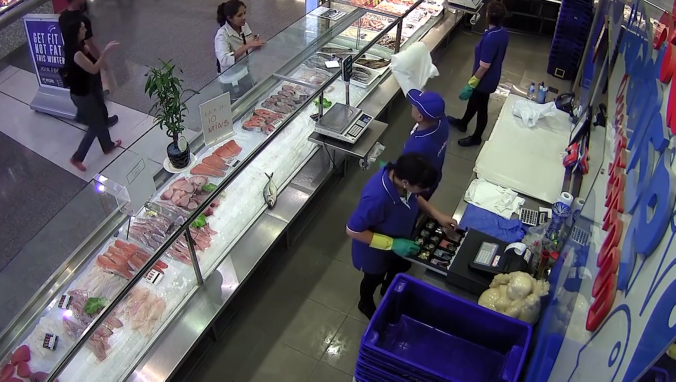
#> input picture data/raw/cctv/cctv1.png, 1351 x 763 px (shown at 1/2 size)
$ python crop.py
#> lines starting #> are read from the running program, lines starting #| are printed output that depends on the picture
from __future__ import annotations
import json, os, io, hashlib
from dataclasses import dataclass
from pathlib import Path
from typing import List, Dict, Optional, Sequence, Union, Tuple

import numpy as np
from PIL import Image
import cv2


@dataclass
class FaceBox:
    """Bounding box in absolute pixels."""
    x1: float
    y1: float
    x2: float
    y2: float
    score: Optional[float] = None


def _to_numpy_rgb(image: Union[str, bytes, np.ndarray, Image.Image]) -> Tuple[np.ndarray, Optional[str]]:
    """
    Accepts: file path, bytes, numpy array (HWC), or PIL Image.
    Returns: RGB uint8 numpy array and best-effort image_id (may be None).
    """
#> called with image = 'data/raw/cctv/cctv1.png'
    image_id = None
    if isinstance(image, str):  # path
        p = Path(image)
        if p.is_dir():
            raise ValueError(f"Expected an image file, got directory: {p}")
        image_id = p.stem
        img = Image.open(p).convert("RGB")
        return np.array(img), image_id
    if isinstance(image, bytes):
        image_id = hashlib.sha1(image).hexdigest()[:16]
        file_bytes = np.frombuffer(image, dtype=np.uint8)
        bgr = cv2.imdecode(file_bytes, cv2.IMREAD_COLOR)
        if bgr is None:
            raise ValueError("Could not decode image bytes.")
        rgb = cv2.cvtColor(bgr, cv2.COLOR_BGR2RGB)
        return rgb, image_id
    if isinstance(image, Image.Image):
        return np.array(image.convert("RGB")), image_id
    if isinstance(image, np.ndarray):
        arr = image
        if arr.ndim != 3 or arr.shape[2] != 3:
            raise ValueError("Expected HxWx3 image array.")
        return arr.copy(), image_id
    raise TypeError("Unsupported image type; pass path, bytes, numpy array, or PIL.Image.")


def _xywh_to_xyxy(x: float, y: float, w: float, h: float) -> Tuple[float, float, float, float]:
    return x, y, x + w, y + h


def _clip_box(box: FaceBox, H: int, W: int) -> FaceBox:
    return FaceBox(
        x1=max(0, min(W - 1, box.x1)),
        y1=max(0, min(H - 1, box.y1)),
        x2=max(0, min(W - 1, box.x2)),
        y2=max(0, min(H - 1, box.y2)),
        score=box.score,
    )


def _expand_box(box: FaceBox, H: int, W: int, pad: float) -> FaceBox:
    """Expand box by pad fraction (e.g., 0.2 adds 20% margin on each side)."""
    cx = (box.x1 + box.x2) / 2.0
    cy = (box.y1 + box.y2) / 2.0
    bw = (box.x2 - box.x1)
    bh = (box.y2 - box.y1)
    bw2 = bw * (1 + pad * 2)
    bh2 = bh * (1 + pad * 2)
    x1 = cx - bw2 / 2.0
    y1 = cy - bh2 / 2.0
    x2 = cx + bw2 / 2.0
    y2 = cy + bh2 / 2.0
    return _clip_box(FaceBox(x1, y1, x2, y2, score=box.score), H, W)


def _align_by_5pts(img_rgb: np.ndarray, landmarks: np.ndarray, out_size: int) -> np.ndarray:
    """
    landmarks: np.ndarray shape (5,2) in (x,y) order for [left_eye, right_eye, nose, left_mouth, right_mouth]
    Uses a canonical ArcFace template for similarity transform.
    """
    ref_112 = np.array([
        [38.2946, 51.6963],
        [73.5318, 51.5014],
        [56.0252, 71.7366],
        [41.5493, 92.3655],
        [70.7299, 92.2041],
    ], dtype=np.float32)
    if out_size != 112:
        ref = ref_112 * (out_size / 112.0)
    else:
        ref = ref_112

    src = landmarks.astype(np.float32)
    M, _ = cv2.estimateAffinePartial2D(src, ref, method=cv2.LMEDS)
    if M is None:
        h, w, _ = img_rgb.shape
        side = min(h, w)
        y0 = (h - side) // 2
        x0 = (w - side) // 2
        crop = img_rgb[y0:y0+side, x0:x0+side]
        return cv2.resize(crop, (out_size, out_size), interpolation=cv2.INTER_AREA)
    return cv2.warpAffine(img_rgb, M, (out_size, out_size), flags=cv2.INTER_LINEAR, borderMode=cv2.BORDER_REPLICATE)


class FaceCropSaver:
    """
    Prepare face crops (aligned or simple crops) for Super-Resolution training/inference.
    """
    def __init__(
        self,
        output_dir: str,
        crop_size: int = 128,
        padding: float = 0.25,
        bbox_mode: str = "xyxy",   # or "xywh"
        align: bool = True,
        image_format: str = "png", # "png" or "jpg"
        manifest_name: str = "manifest.jsonl",
    ):
        # Make absolute and create
        self.output_dir = Path(output_dir).expanduser().resolve()
        self.output_dir.mkdir(parents=True, exist_ok=True)

        self.crop_size = int(crop_size)
        self.padding = float(padding)
        assert bbox_mode in ("xyxy", "xywh")
        self.bbox_mode = bbox_mode
        self.align = bool(align)
        self.image_format = image_format.lower()
        assert self.image_format in ("png", "jpg", "jpeg")
        self.manifest_path = (self.output_dir / manifest_name)

        # open manifest in append mode
        self._manifest_f = open(self.manifest_path, "a", encoding="utf-8")

    def close(self):
        try:
            self._manifest_f.close()
        except Exception:
            pass

    def __del__(self):
        self.close()

    def _normalize_boxes(self, boxes: Sequence[Union[FaceBox, Sequence[float], Dict]]) -> List[FaceBox]:
        norm: List[FaceBox] = []
        for b in boxes:
            if isinstance(b, FaceBox):
                norm.append(b)
            elif isinstance(b, dict):
                if self.bbox_mode == "xyxy":
                    norm.append(FaceBox(b["x1"], b["y1"], b["x2"], b["y2"], b.get("score")))
                else:
                    x, y, w, h = b["x"], b["y"], b["w"], b["h"]
                    x1, y1, x2, y2 = _xywh_to_xyxy(x, y, w, h)
                    norm.append(FaceBox(x1, y1, x2, y2, b.get("score")))
            else:
                # assume sequence
                if self.bbox_mode == "xyxy":
                    x1, y1, x2, y2 = b[:4]
                    score = b[4] if len(b) > 4 else None
                    norm.append(FaceBox(x1, y1, x2, y2, score))
                else:
                    x, y, w, h = b[:4]
                    score = b[4] if len(b) > 4 else None
                    x1, y1, x2, y2 = _xywh_to_xyxy(x, y, w, h)
                    norm.append(FaceBox(x1, y1, x2, y2, score))
        return norm

    def process_image(
        self,
        image: Union[str, bytes, np.ndarray, Image.Image],
        boxes: Sequence[Union[FaceBox, Sequence[float], Dict]],
        landmarks_5pts: Optional[Sequence[np.ndarray]] = None,
        image_id: Optional[str] = None,
        subdir_by_image: bool = True,
        extra_meta: Optional[Dict] = None,
    ) -> List[str]:
        """
        Returns list of saved crop paths.
        - landmarks_5pts: list with shape (num_faces, 5, 2) arrays if align=True
        """
        rgb, auto_id = _to_numpy_rgb(image)
#> auto_id = 'cctv1'
        if image_id is None:
            image_id = auto_id or hashlib.sha1(rgb.tobytes()).hexdigest()[:16]
#> image_id = 'cctv1'

        H, W, _ = rgb.shape
#> H = 763; W = 1351
        boxes_norm = self._normalize_boxes(boxes)

        if self.padding > 0:
            boxes_norm = [_expand_box(b, H, W, self.padding) for b in boxes_norm]
        else:
            boxes_norm = [_clip_box(b, H, W) for b in boxes_norm]

        # choose save directory
        save_dir = self.output_dir / image_id if subdir_by_image else self.output_dir
        save_dir.mkdir(parents=True, exist_ok=True)

        saved_paths: List[str] = []
        for idx, box in enumerate(boxes_norm):
            x1, y1, x2, y2 = [int(round(v)) for v in (box.x1, box.y1, box.x2, box.y2)]
            crop = rgb[y1:y2, x1:x2]

            if crop.size == 0:
                continue

            if self.align and landmarks_5pts is not None and idx < len(landmarks_5pts) and landmarks_5pts[idx] is not None:
                out_img = _align_by_5pts(rgb, landmarks_5pts[idx], out_size=self.crop_size)
                aligned_flag = True
            else:
                out_img = cv2.resize(crop, (self.crop_size, self.crop_size), interpolation=cv2.INTER_AREA)
                aligned_flag = False

            filename = f"{image_id}_face{idx:03d}.{self.image_format}"
            out_path = save_dir / filename

            if self.image_format in ("jpg", "jpeg"):
                bgr = cv2.cvtColor(out_img, cv2.COLOR_RGB2BGR)
                cv2.imwrite(str(out_path), bgr, [int(cv2.IMWRITE_JPEG_QUALITY), 95])
            else:
                Image.fromarray(out_img).save(out_path)

            saved_paths.append(str(out_path))

            row = {
                "image_id": image_id,
                "source_path": str(image) if isinstance(image, (str, Path)) else None,
                "saved_path": str(out_path),
                "bbox": {"x1": float(box.x1), "y1": float(box.y1), "x2": float(box.x2), "y2": float(box.y2)},
                "score": box.score,
                "aligned": aligned_flag,
                "crop_size": self.crop_size,
                "padding": self.padding,
                "bbox_mode_input": self.bbox_mode,
            }
            if landmarks_5pts is not None and idx < len(landmarks_5pts) and landmarks_5pts[idx] is not None:
                row["landmarks_5pts"] = np.asarray(landmarks_5pts[idx], dtype=float).tolist()
            if extra_meta:
                row["meta"] = extra_meta

            self._manifest_f.write(json.dumps(row, ensure_ascii=False) + "\n")
            self._manifest_f.flush()
#> this loop made 1 pass
#> filename on pass 1: 'cctv1_face000.png'
#> pass 1, in process_image, `crop = rgb[y1:y2, x1:x2]`:
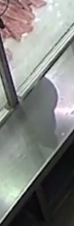
#> crop: shape (226, 74, 3); mean R, G, B 128.3, 129.3, 126
#> pass 1, in process_image, `out_img = cv2.resize(crop, (self.crop_size, self.crop_size), interpola..`:
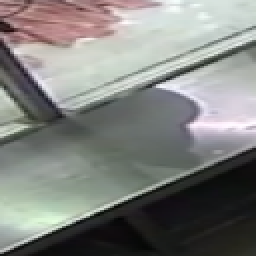
#> out_img: shape (128, 128, 3) (shown 2 times larger); mean R, G, B 128.3, 129.3, 126
#> after the loop, saved_paths = 1 item

        return saved_paths


if __name__ == "__main__":
    # Build paths relative to the project root (.. from src/detection → src → project)
    PROJECT_ROOT = Path(__file__).resolve().parents[2]

    # NOTE: put your real image under the project data folder (writable)
    image_path = PROJECT_ROOT / "data" / "raw" / "cctv" / "cctv1.png"

    bboxes_xyxy = [
        (400, 500, 450, 650, 0.98)  # x1,y1,x2,y2,score
    ]

    # WRITE TO A WRITABLE PATH (no leading slash)
    saver = FaceCropSaver(
        output_dir=PROJECT_ROOT / "data" / "interim" / "face_crops",
        crop_size=128,
        padding=0.25,
        bbox_mode="xyxy",
        align=False,
        image_format="png",
    )

    out_paths = saver.process_image(
        image=str(image_path),
        boxes=bboxes_xyxy,
        image_id=None,
        subdir_by_image=True,
        extra_meta={"camera": "A1", "ts": "2025-10-27T13:04:00Z"},
    )
#> out_paths = 1 item
    print("Saved:", out_paths)
#| Saved: ['data/interim/face_crops/cctv1/cctv1_face000.png']
    saver.close()

$ run again, with data/raw/cctv/cctv2.png copied over data/raw/cctv/cctv1.png
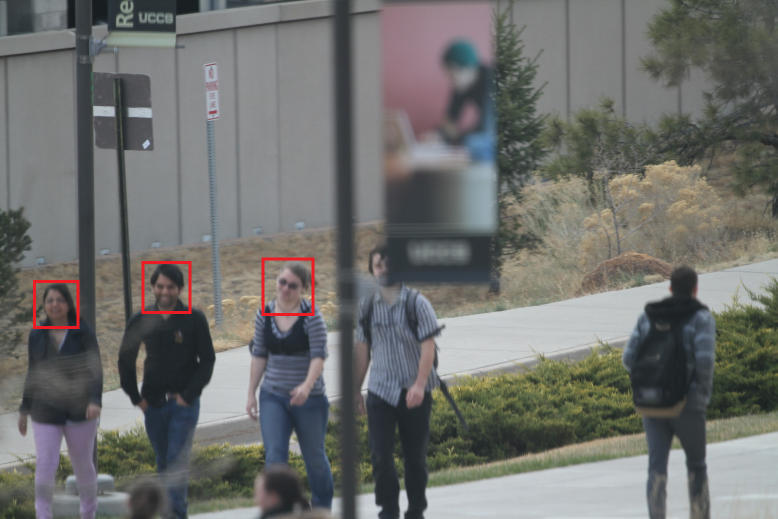
#> input picture data/raw/cctv/cctv2.png, 1555 x 1037 px (shown at 1/2 size)
#> in _to_numpy_rgb, img is the input picture: PIL image 1555x1037 RGB; mean R, G, B 110.8, 111.7, 109
#> auto_id = 'cctv1'
#> the loop in process_image, `for idx, box in enumerate(boxes_norm):` made 1 pass
#> filename on pass 1: 'cctv1_face000.png'
#> pass 1, in process_image, `crop = rgb[y1:y2, x1:x2]`:
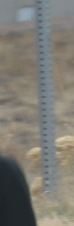
#> crop: shape (226, 74, 3); mean R, G, B 124.3, 122.1, 114.7
#> pass 1, in process_image, `out_img = cv2.resize(crop, (self.crop_size, self.crop_size), interpola..`:
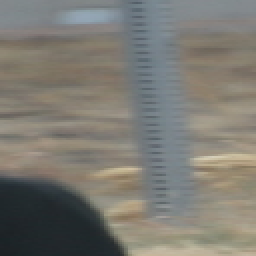
#> out_img: shape (128, 128, 3) (shown 2 times larger); mean R, G, B 124.2, 122, 114.6
#> after the loop in process_image, `for idx, box in enumerate(boxes_norm):`: saved_paths = 1 item
#| Saved: ['data/interim/face_crops/cctv1/cctv1_face000.png']

$ run again, with data/raw/cctv/cctv3.png copied over data/raw/cctv/cctv1.png
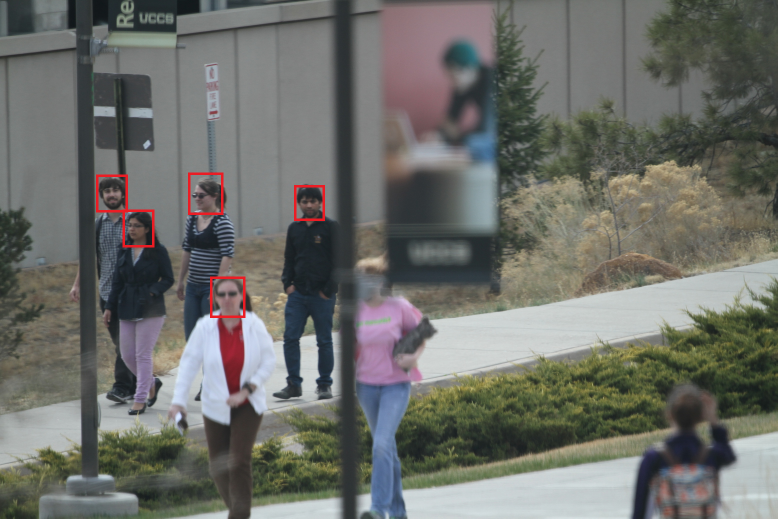
#> input picture data/raw/cctv/cctv3.png, 1555 x 1037 px (shown at 1/2 size)
#> in _to_numpy_rgb, img is the input picture: PIL image 1555x1037 RGB; mean R, G, B 108.9, 110.1, 105
#> auto_id = 'cctv1'
#> the loop in process_image, `for idx, box in enumerate(boxes_norm):` made 1 pass
#> filename on pass 1: 'cctv1_face000.png'
#> pass 1, in process_image, `crop = rgb[y1:y2, x1:x2]`:
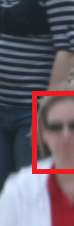
#> crop: shape (226, 74, 3); mean R, G, B 104.5, 92.3, 102.7
#> pass 1, in process_image, `out_img = cv2.resize(crop, (self.crop_size, self.crop_size), interpola..`:
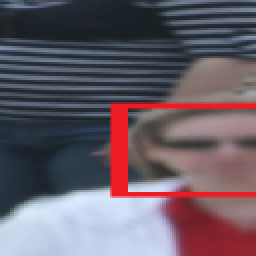
#> out_img: shape (128, 128, 3) (shown 2 times larger); mean R, G, B 104.2, 92.3, 102.7
#> after the loop in process_image, `for idx, box in enumerate(boxes_norm):`: saved_paths = 1 item
#| Saved: ['data/interim/face_crops/cctv1/cctv1_face000.png']

$ run again, with data/raw/cctv/cctv4.png copied over data/raw/cctv/cctv1.png
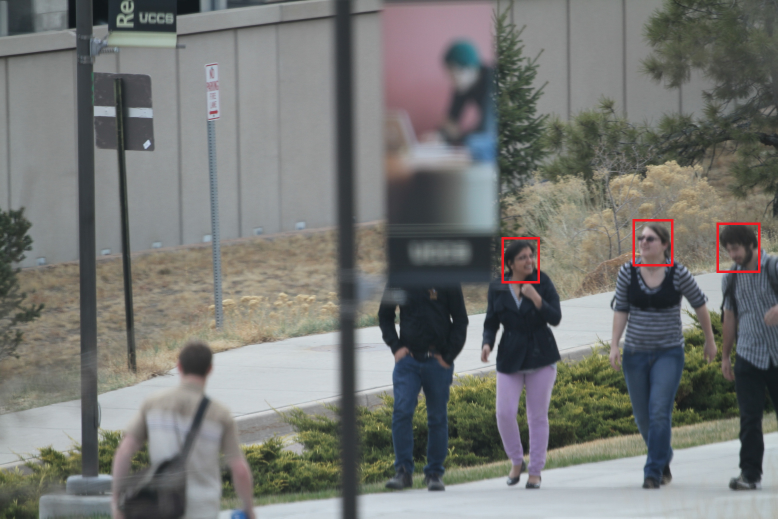
#> input picture data/raw/cctv/cctv4.png, 1555 x 1037 px (shown at 1/2 size)
#> in _to_numpy_rgb, img is the input picture: PIL image 1555x1037 RGB; mean R, G, B 117.1, 118.5, 115.2
#> auto_id = 'cctv1'
#> the loop in process_image, `for idx, box in enumerate(boxes_norm):` made 1 pass
#> filename on pass 1: 'cctv1_face000.png'
#> pass 1, in process_image, `crop = rgb[y1:y2, x1:x2]`:
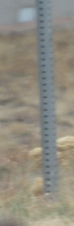
#> crop: shape (226, 74, 3); mean R, G, B 143.8, 139.9, 128.4
#> pass 1, in process_image, `out_img = cv2.resize(crop, (self.crop_size, self.crop_size), interpola..`:
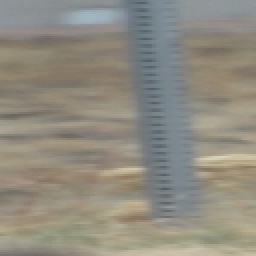
#> out_img: shape (128, 128, 3) (shown 2 times larger); mean R, G, B 143.7, 139.8, 128.2
#> after the loop in process_image, `for idx, box in enumerate(boxes_norm):`: saved_paths = 1 item
#| Saved: ['data/interim/face_crops/cctv1/cctv1_face000.png']
